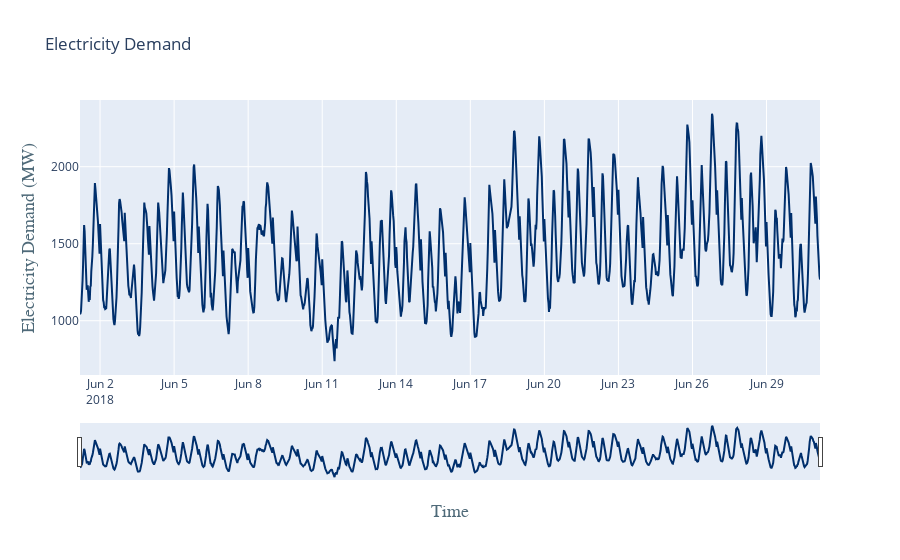

Write notebook code for a chart like this one.
### Code cell
fig = go.Figure()
#fig.add_trace(go.Scatter(x=df_5min['Timestamp'], y=df_5min['Demand'], name='5min'))
fig.add_trace(go.Scatter(x=df_30min['Timestamp'], y=df_30min['Demand'], name='30min', line_color='#002f6c'))
fig.update_layout(title_text="Electricity Demand", xaxis_rangeslider_visible=True,
    xaxis=dict(
        title='Time',
        titlefont=dict(
            family='Courier New, monospace',
            size=18,
            color='#4f6a79'
        )
    ),
    yaxis=dict(
        title='Electricity Demand (MW)',
        titlefont=dict(
            family='Courier New, monospace',
            size=18,
            color='#4f6a79'
        )
    ))
fig.show()

### Figure 1 — Plotly figure (JSON) as saved in the notebook; plotly's stock layout.template omitted (floating-point values rounded to 4 significant figures; data arrays with more than 128 entries replaced by an {"elided": "..."} marker saying what was removed)
{"data": [{"line": {"color": "#002f6c"}, "name": "30min", "type": "scatter", "x": {"elided": "1440 str values"}, "y": {"elided": "1440 float values"}}], "layout": {"title": {"text": "Electricity Demand"}, "xaxis": {"rangeslider": {"visible": true}, "title": {"font": {"color": "#4f6a79", "family": "Courier New, monospace", "size": 18}, "text": "Time"}}, "yaxis": {"title": {"font": {"color": "#4f6a79", "family": "Courier New, monospace", "size": 18}, "text": "Electricity Demand (MW)"}}}}
